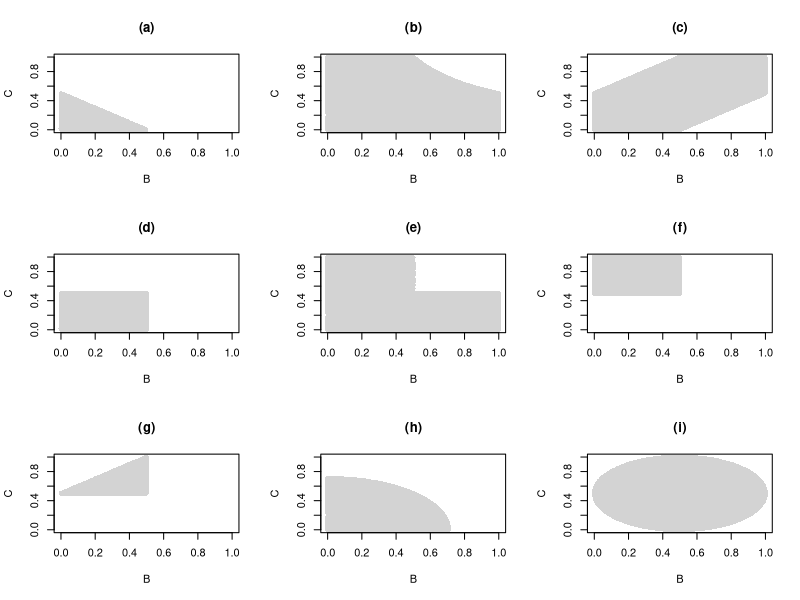

Write R code to recreate this figure.
# 02.02 - Exercise 8 - Simulations to verify calculations

NSIMS = 100000

B = runif(NSIMS)
C = runif(NSIMS)

#### (a)
sum(B + C < 0.5)/NSIMS
1/8

#### (b)
sum(B*C < 0.5)/NSIMS
0.5 + log(2)/2

#### (c)
sum(abs(B - C) < 0.5)/NSIMS
6/8

#### (d)
sum(pmax(B, C) < 0.5)/NSIMS
1/4

#### (e)
sum(pmin(B, C) < 0.5)/NSIMS
3/4

#### (f)
sum(B < 0.5 & 1 - C < 0.5)/NSIMS
1/4

#### (g)
sum((B < 0.5 & 1 - C < 0.5) & (abs(B - C) < 0.5))/NSIMS
1/8

#### (h)
sum(B**2 + C**2 < 0.5)/NSIMS
pi*(1/sqrt(2))**2/4

#### (i)
sum((B-0.5)**2 + (C-0.5)**2 < 0.25)/NSIMS
pi*(1/2)**2


# Compile plots
B = runif(NSIMS)
C = runif(NSIMS)

png(filename = "~/GITHUB/CoveredInChocolate.github.io/IntroProb/img/02.02_Ex8_COMP.png",
    width = 820, height=650)
par(mfrow=c(3,3))

# (a)
ind = B + C < 0.5
plot(B[!ind], C[!ind], pch=16, col="white", xlim=c(0, 1), ylim=c(0, 1),
     main="(a)", xlab="B", ylab="C")
points(B[ind], C[ind], pch=16, col="lightgray")

# (b)
ind = B*C < 0.5
plot(B[!ind], C[!ind], pch=16, col="white", xlim=c(0, 1), ylim=c(0, 1),
     main="(b)", xlab="B", ylab="C")
points(B[ind], C[ind], pch=16, col="lightgray")

# (c)
ind = abs(B - C) < 0.5
plot(B[!ind], C[!ind], pch=16, col="white", xlim=c(0, 1), ylim=c(0, 1),
     main="(c)", xlab="B", ylab="C")
points(B[ind], C[ind], pch=16, col="lightgray")

# (d)
ind = pmax(B, C) < 0.5
plot(B[!ind], C[!ind], pch=16, col="white", xlim=c(0, 1), ylim=c(0, 1),
     main="(d)", xlab="B", ylab="C")
points(B[ind], C[ind], pch=16, col="lightgray")

# (e)
ind = pmin(B, C) < 0.5
plot(B[!ind], C[!ind], pch=16, col="white", xlim=c(0, 1), ylim=c(0, 1),
     main="(e)", xlab="B", ylab="C")
points(B[ind], C[ind], pch=16, col="lightgray")

# (f)
ind = B < 0.5 & 1 - C < 0.5
plot(B[!ind], C[!ind], pch=16, col="white", xlim=c(0, 1), ylim=c(0, 1),
     main="(f)", xlab="B", ylab="C")
points(B[ind], C[ind], pch=16, col="lightgray")

# (g)
ind = (B < 0.5 & 1 - C < 0.5) & (abs(B - C) < 0.5)
plot(B[!ind], C[!ind], pch=16, col="white", xlim=c(0, 1), ylim=c(0, 1),
     main="(g)", xlab="B", ylab="C")
points(B[ind], C[ind], pch=16, col="lightgray")

# (h)
ind = B**2 + C**2 < 0.5
plot(B[!ind], C[!ind], pch=16, col="white", xlim=c(0, 1), ylim=c(0, 1),
     main="(h)", xlab="B", ylab="C")
points(B[ind], C[ind], pch=16, col="lightgray")

# (i)
ind = (B-0.5)**2 + (C-0.5)**2 < 0.25
plot(B[!ind], C[!ind], pch=16, col="white", xlim=c(0, 1), ylim=c(0, 1),
     main="(i)", xlab="B", ylab="C")
points(B[ind], C[ind], pch=16, col="lightgray")
dev.off()
